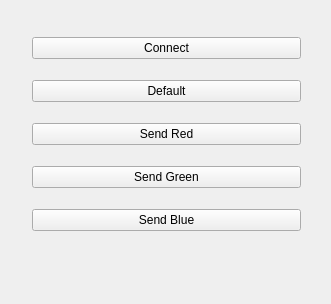
<?xml version="1.0" encoding="UTF-8"?>
<ui version="4.0">
 <class>MainWindow</class>
 <widget class="QMainWindow" name="MainWindow">
  <property name="geometry">
   <rect>
    <x>0</x>
    <y>0</y>
    <width>331</width>
    <height>304</height>
   </rect>
  </property>
  <property name="windowTitle">
   <string>MainWindow</string>
  </property>
  <widget class="QWidget" name="centralWidget">
   <widget class="QWidget" name="">
    <property name="geometry">
     <rect>
      <x>21</x>
      <y>11</y>
      <width>291</width>
      <height>251</height>
     </rect>
    </property>
    <layout class="QVBoxLayout" name="verticalLayout">
     <item>
      <widget class="QPushButton" name="serConnect">
       <property name="text">
        <string>Connect</string>
       </property>
      </widget>
     </item>
     <item>
      <widget class="QPushButton" name="defButton">
       <property name="text">
        <string>Default</string>
       </property>
      </widget>
     </item>
     <item>
      <widget class="QPushButton" name="rButton">
       <property name="text">
        <string>Send Red</string>
       </property>
      </widget>
     </item>
     <item>
      <widget class="QPushButton" name="gButton">
       <property name="text">
        <string>Send Green</string>
       </property>
      </widget>
     </item>
     <item>
      <widget class="QPushButton" name="bButton">
       <property name="text">
        <string>Send Blue</string>
       </property>
      </widget>
     </item>
    </layout>
   </widget>
  </widget>
 </widget>
 <layoutdefault spacing="6" margin="11"/>
 <resources/>
 <connections/>
</ui>
